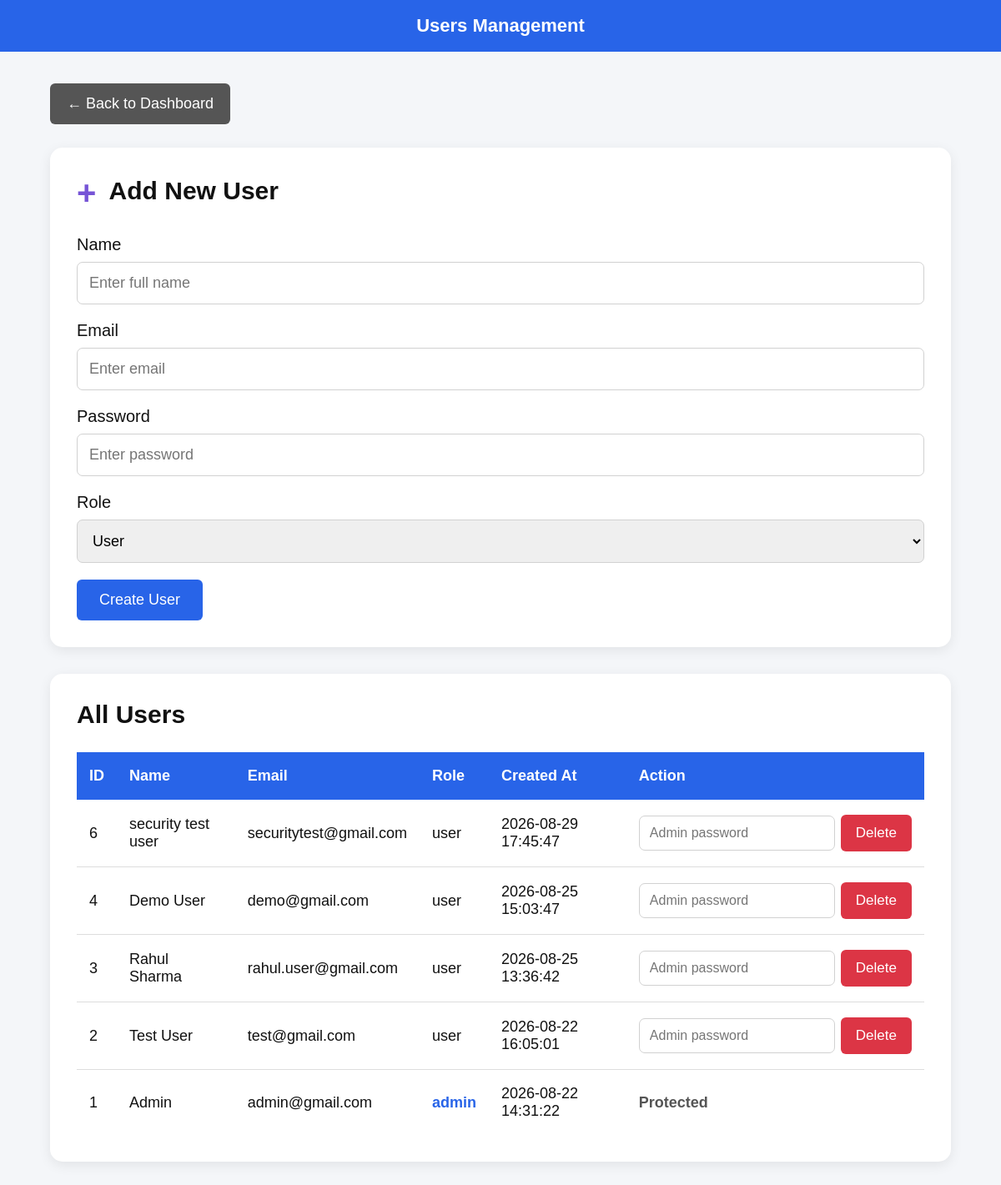
/users.php (signed in), run on the app's committed database.
### tables this page shows
CREATE TABLE `users` (
  `id` int(11) NOT NULL,
  `name` varchar(100) NOT NULL,
  `email` varchar(150) NOT NULL,
  `password` varchar(255) NOT NULL,
  `role` enum('admin','instructor','student') NOT NULL DEFAULT 'student',
  `created_at` timestamp NOT NULL DEFAULT current_timestamp()
);

### users.php (the view, shortened to what this page needs)
<?php
require_once "config/database.php";
$users = $conn->query(
    "SELECT id, name, email, role, created_at
     FROM users
     ORDER BY id DESC"
);
?>
<!DOCTYPE html>
<html lang="en">
<head>
</head>
<body>
    <div class="header">
        Users Management
    </div>
    <div class="container">
        <a href="dashboard.php" class="back-btn">
            ← Back to Dashboard
        </a>
        <div class="card">
            <h2 class="add-title">
                <span>+</span> Add New User
            </h2>
            <form method="POST">
                <label>Name</label>
                <input
                    type="text"
                    name="name"
                    placeholder="Enter full name"
                    required
                >
                <label>Email</label>
                <input
                    type="email"
                    name="email"
                    placeholder="Enter email"
                    required
                >
                <label>Password</label>
                <input
                    type="password"
                    name="password"
                    placeholder="Enter password"
                    required
                >
                <label>Role</label>
                <select name="role">
                    <option value="user">User</option>
                </select>
                <button
                    type="submit"
                    name="create_user"
                    class="create-btn"
                >
                    Create User
                </button>
            </form>
        </div>
        <div class="card">
            <h2>All Users</h2>
            <div class="table-container">
                <table>
                    <thead>
                        <tr>
                            <th>ID</th>
                            <th>Name</th>
                            <th>Email</th>
                            <th>Role</th>
                            <th>Created At</th>
                            <th>Action</th>
                        </tr>
                    </thead>
                    <tbody>
                    <?php if ($users && $users->num_rows > 0): ?>
                        <?php while ($user = $users->fetch_assoc()): ?>
                            <tr>
                                <td>
                                    <?php echo htmlspecialchars($user['id']); ?>
                                </td>
                                <td>
                                    <?php echo htmlspecialchars($user['name']); ?>
                                </td>
                                <td>
                                    <?php echo htmlspecialchars($user['email']); ?>
                                </td>
                                <td>
                                    <?php if ($user['role'] === 'admin'): ?>
                                        <span class="role-admin">
                                            admin
                                        </span>
                                    <?php else: ?>
                                        user
                                    <?php endif; ?>
                                </td>
                                <td>
                                    <?php echo htmlspecialchars($user['created_at']); ?>
                                </td>
                                <td>
                                    <?php if ($user['role'] === 'admin'): ?>
                                        <span class="protected">
                                            Protected
                                        </span>
                                    <?php else: ?>
                                        <form
                                            method="POST"
                                            class="delete-area"
                                            onsubmit="return confirm('Are you sure you want to delete this user?');"
                                        >
                                            <input
                                                type="password"
                                                name="admin_password"
                                                class="admin-password"
                                                placeholder="Admin password"
                                                required
                                            >
                                            <button
                                                type="submit"
                                                name="delete_user"
                                                class="delete-btn"
                                            >
                                                Delete
                                            </button>
                                        </form>
                                    <?php endif; ?>
                                </td>
                            </tr>
                        <?php endwhile; ?>
                    <?php endif; ?>
                    </tbody>
                </table>
            </div>
        </div>
    </div>
</body>
</html>

### users.php (style rules this page uses)
* { box-sizing: border-box; }
body { margin: 0; font-family: Arial, Helvetica, sans-serif; background: #f4f6f9; color: #111; }
.header { background: #2864e8; color: white; padding: 18px 40px; text-align: center; font-size: 22px; font-weight: bold; }
.container { width: 90%; max-width: 1450px; margin: 38px auto; }
.back-btn { display: inline-block; background: #555; color: white; text-decoration: none; padding: 14px 20px; border-radius: 6px; font-size: 18px; margin-bottom: 28px; }
.card { background: white; border-radius: 15px; padding: 32px; margin-bottom: 32px; box-shadow: 0 4px 15px rgba(0,0,0,0.08); }
.card h2 { margin-top: 0; margin-bottom: 28px; font-size: 30px; }
.add-title { font-size: 30px; margin-bottom: 25px; }
.add-title span { color: #7654d6; font-size: 40px; vertical-align: middle; margin-right: 8px; }
label { display: block; font-size: 20px; margin-bottom: 9px; }
input, select { width: 100%; padding: 14px; border: 1px solid #d1d1d1; border-radius: 7px; font-size: 18px; margin-bottom: 20px; }
.create-btn { background: #2864e8; color: white; border: none; padding: 14px 27px; border-radius: 6px; font-size: 18px; cursor: pointer; }
.table-container { overflow-x: auto; }
table { width: 100%; border-collapse: collapse; min-width: 900px; }
th { background: #2864e8; color: white; padding: 18px 15px; text-align: left; font-size: 18px; }
td { padding: 18px 15px; border-bottom: 1px solid #ddd; font-size: 18px; }
tr:last-child td { border-bottom: none; }
.delete-area { display: flex; align-items: center; gap: 7px; }
.admin-password { width: 235px; margin: 0; padding: 11px 12px; font-size: 16px; }
.delete-btn { background: #dc3545; color: white; border: none; padding: 12px 18px; border-radius: 6px; font-size: 17px; cursor: pointer; }
.protected { font-weight: bold; color: #555; }
.role-admin { font-weight: bold; color: #2864e8; }

### data on the page
users: id "6", name "security test user", email "securitytest@gmail.com", role "user", created_at "2026-08-29 17:45:47"
users: id "4", name "Demo User", email "demo@gmail.com", role "user", created_at "2026-08-25 15:03:47"
users: id "3", name "Rahul Sharma", email "rahul.user@gmail.com", role "user", created_at "2026-08-25 13:36:42"
users: id "2", name "Test User", email "test@gmail.com", role "user", created_at "2026-08-22 16:05:01"
users: id "1", name "Admin", email "admin@gmail.com", role "admin", created_at "2026-08-22 14:31:22"
